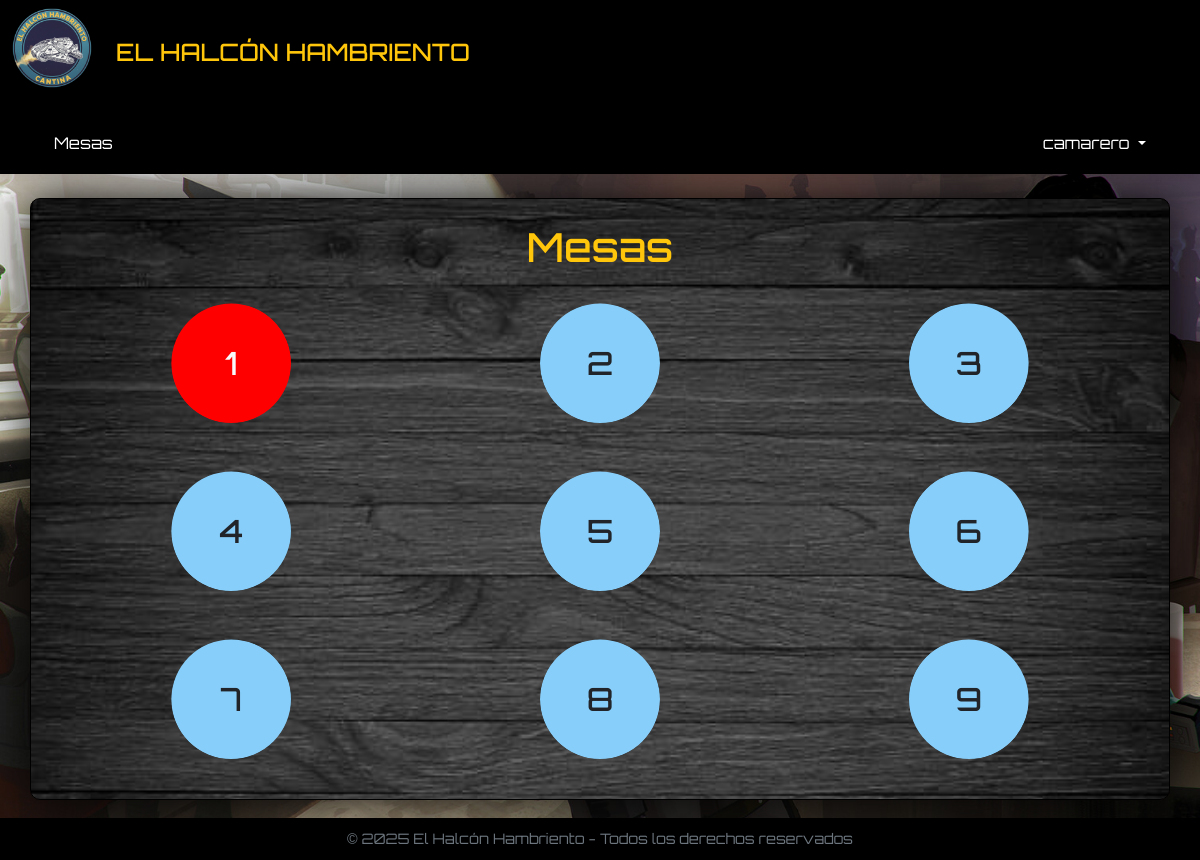
Page /Camarero/index.php (signed in) on the committed database.
### tables this page shows
CREATE TABLE `mesa` (
  `numMesa` varchar(255) NOT NULL,
  `ocupado` tinyint(1) NOT NULL
);

### Camarero/index.php (the view, shortened to what this page needs)
<!DOCTYPE html>
<html lang="es">
<head>
    <link rel="stylesheet" href="<?php echo BASE_URL ?>Bootstrap/css/bootstrap.min.css">
    <link rel="stylesheet" href="<?php echo BASE_URL ?>styles.css">
    <link rel="stylesheet" href="styles.css">
</head>
<body>
    <?php
    include("../conexion.php");
    include("../header.php");
    include("navbar.php");
    ?>
    <section class="d-flex align-items-center">
        <div class="container">
            <div class="row mt-4 contenedor text-center p-3 fondo-mesas">
                <h1>Mesas</h1>
                <?php
                $queryMesas = "SELECT * FROM mesa";
                $result = mysqli_query($conn, $queryMesas);
                while ($row = mysqli_fetch_assoc($result)) {
                    $id = $row['numMesa'];
                    $ocupado = $row['ocupado'];
                    echo "<div class='col-6 col-sm-4'>";
                    if (!$ocupado) {
                        echo "<a onclick='mesaLibre()' style='text-decoration:none; cursor:pointer;' class='circulo-libre mx-auto my-4 text-dark fw-bold clic-circular'>
                            <div><span class='h2'>$id</span></div>
                            </a>";
                    } else {
                        echo "<a href='gestionarMesa.php?cod=$id' style='text-decoration:none;' class='circulo-ocupado mx-auto my-4 text-light fw-bold clic-circular'>
                            <div><span class='h2'>$id</span></div>
                            </a>";
                    }
                    echo "</div>";
                }
                ?>
            </div>
        </div>
    </section>
    <?php
    include("../footer.php");
    ?>
</body>
</html>

### styles.css (style rules this page uses)
body { background-color: black; color: #FFC60B; font-family: "StarWars", sans-serif; }
.contenedor { background-color: rgb(90, 48, 48); border: 1px solid #000000; border-radius: 10px; }

### Camarero/styles.css (style rules this page uses)
body { background-image: url("../img/johannes-holm-00.jpg"); background-size: cover; background-repeat: no-repeat; background-attachment: fixed; background-position: center; }
.contenedor { -webkit-box-shadow: 3px 0px 50px 6px rgba(0, 0, 0, 0.82); box-shadow: 3px 0px 50px 6px rgba(0, 0, 0, 0.82); }

### Camarero/index.php (style rules this page uses)
section { margin-bottom: 60px; }
.circulo-libre { background-color: lightskyblue; border-radius: 50%; width: 120px; height: 120px; }
.circulo-ocupado { background-color: red; border-radius: 50%; width: 120px; height: 120px; }
.fondo-mesas { background-image: url("../img/fondo-mesas.jpg"); background-size: cover; background-repeat: no-repeat; }
.clic-circular { -webkit-clip-path: circle(50%); clip-path: circle(50%); display: flex; justify-content: center; align-items: center; }

### rows in the picture
mesa: numMesa "1"
mesa: numMesa "2"
mesa: numMesa "3"
mesa: numMesa "4"
mesa: numMesa "5"
mesa: numMesa "6"
mesa: numMesa "7"
mesa: numMesa "8"
mesa: numMesa "9"

### other values in the picture
$_SESSION['name'] "camarero"
